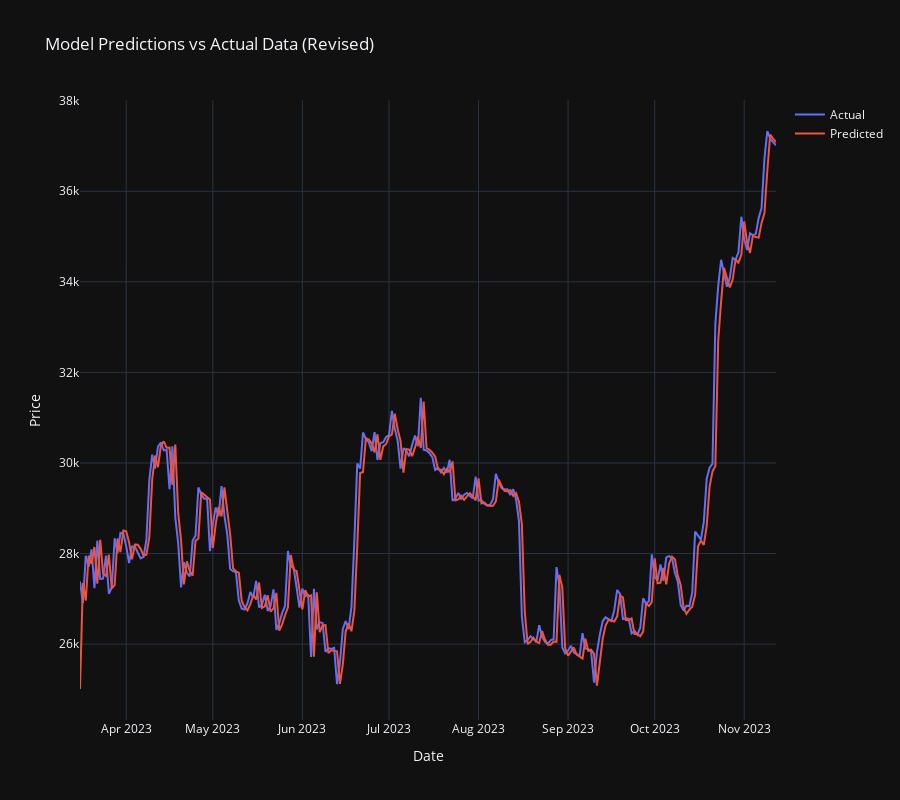

This figure's notebook cell:
### Markdown cell above
Step 7: Model Evaluation and Visualization
Evaluate the model performance and visualize the predictions.

### Code cell
# Visualizing the predictions with revised data
test_dates_revised = data_cleaned['timestamp'].iloc[len(data_cleaned) - len(predictions_revised):]

fig_revised = go.Figure()
fig_revised.add_trace(go.Scatter(x=test_dates_revised, y=y_test_cleaned, mode='lines', name='Actual'))
fig_revised.add_trace(go.Scatter(x=test_dates_revised, y=predictions_revised, mode='lines', name='Predicted'))

fig_revised.update_layout(title='Model Predictions vs Actual Data (Revised)', xaxis_title='Date', yaxis_title='Price', template="plotly_dark", height=800)
fig_revised.show()

### Figure 1 — Plotly figure (JSON) as saved in the notebook; plotly's stock layout.template omitted (floating-point values rounded to 4 significant figures; data arrays with more than 128 entries replaced by an {"elided": "..."} marker saying what was removed)
{"data": [{"mode": "lines", "name": "Actual", "type": "scatter", "x": {"elided": "242 str values"}, "y": {"elided": "242 float values"}}, {"mode": "lines", "name": "Predicted", "type": "scatter", "x": {"elided": "242 str values"}, "y": {"elided": "242 float values"}}], "layout": {"height": 800, "title": {"text": "Model Predictions vs Actual Data (Revised)"}, "xaxis": {"title": {"text": "Date"}}, "yaxis": {"title": {"text": "Price"}}}}
